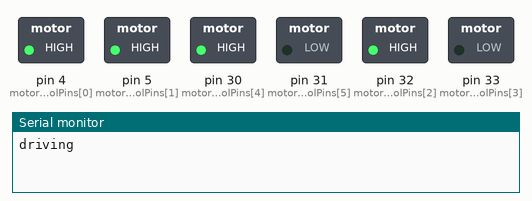
Simulated run of this sketch. Board: Arduino Mega 2560, built with avr-gcc and run on an emulated ATmega2560. Shown: switched loads named in the sketch (green lamp = pin HIGH), the last lines printed to the serial monitor.

Above: at 1.2 s.
At 2.9 s:
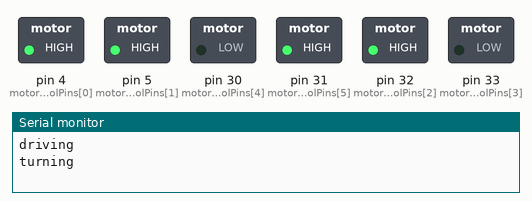
Timing chart, 0 to 3.9 s (numbered marks = the images above):
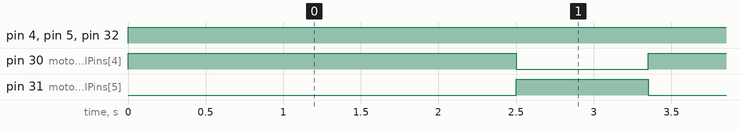

The sketch:

Iteration1ofNavigation.ino
```cpp
int motorControlPins[6] = {4,5,32,33,30,31}; //4, 5 for enables, 4 is left; 30-33 for HIGH/LOW, 30,31 is left.

void setup(){
  Serial.begin(9600);
  for (int i = 0; i < 6; ++i)
    pinMode(motorControlPins[i], OUTPUT);
}

void loop(){
  Serial.println("driving");
  analogWrite(motorControlPins[0], 255);
  analogWrite(motorControlPins[1], 255);
  digitalWrite(motorControlPins[2], HIGH);
  digitalWrite(motorControlPins[3], LOW);
  digitalWrite(motorControlPins[4], HIGH);
  digitalWrite(motorControlPins[5], LOW);
  delay(2500);
  Serial.println("turning");
  digitalWrite(motorControlPins[4], LOW);
  digitalWrite(motorControlPins[5], HIGH);
  delay(850);
}
```

Measured:
- by itself, pin 4 (motorControlPins[0]), pin 5 (motorControlPins[1]), pin 32 (motorControlPins[2]): LOW → HIGH at 0.00 s
- by itself, pin 30 (motorControlPins[4]): alternates HIGH for 2.5 s and LOW for 0.85 s
- by itself, pin 31 (motorControlPins[5]): alternates HIGH for 0.85 s and LOW for 2.5 s
